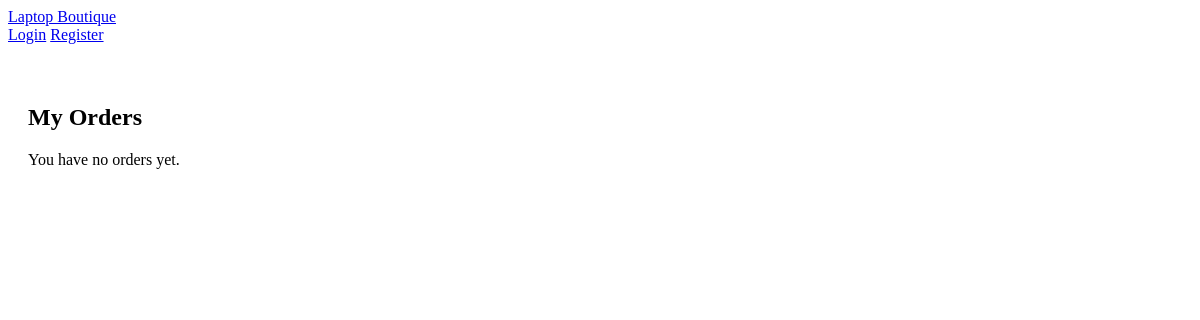
/orders/, run on an earlier commit of the app's database.
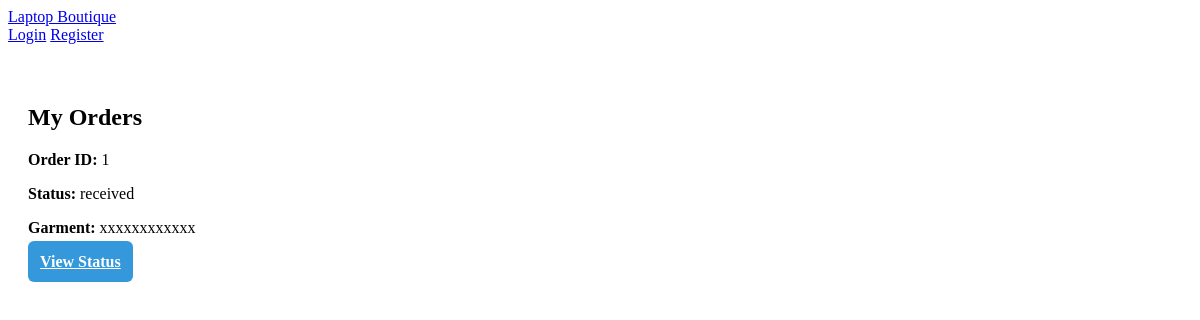
And on a later commit of the database.
### orders/models.py (models this page shows, shortened)
class Order(models.Model):
    STATUS_CHOICES = [
        ('received', 'Received'),
        ('in_progress', 'In Progress'),
        ('ready', 'Ready'),
        ('completed', 'Completed'),
        ('delayed', 'Delayed'),
    ]
    customer_name = models.CharField(max_length=100)
    email = models.EmailField()
    garment_type = models.CharField(max_length=100)
    alteration_type = models.CharField(max_length=200)
    notes = models.TextField(blank=True)
    image = models.ImageField(upload_to='order_images/', blank=True, null=True)
    price_estimate = models.DecimalField(max_digits=8, decimal_places=2, null=True, blank=True)
    status = models.CharField(max_length=20, choices=STATUS_CHOICES, default='received')
    created_at = models.DateTimeField(auto_now_add=True)
    deadline = models.DateField(null=True, blank=True)

### orders/views.py (the view)
# urls.py: path("orders/", views.orders_list, name="orders"),   # ← COMMA ADDED
def orders_list(request):
    orders = Order.objects.all().order_by("-id")
    return render(request, "orders_list.html", {"orders": orders})

### orders/templates/orders_list.html
{% extends "base.html" %}
{% block content %}
<h2 style="margin-bottom: 20px;">My Orders</h2>
{% if orders %}
    {% for order in orders %}
        <div class="order-card">
            <p><strong>Order ID:</strong> {{ order.id }}</p>
            <p><strong>Status:</strong> {{ order.status }}</p>
            <p><strong>Garment:</strong> {{ order.garment_type }}</p>
            <a href="{% url 'order_status' order.id %}" class="btn">
                View Status
            </a>
        </div>
    {% endfor %}
{% else %}
    <p>You have no orders yet.</p>
{% endif %}
{% endblock %}

What changed in the data, as far as the page shows it:
added Order: id "1", status "received", garment_type "xxxxxxxxxxxx"
Also different on the page:
text no longer shown: "You have no orders yet."
